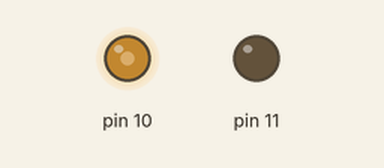
This sketch was run on a simulated Arduino Uno, built with avr-gcc and run on an emulated ATmega328P. Parts: output pins drawn as LEDs (lit = HIGH).

Above: at 0.05 s.
At 11.0 s:
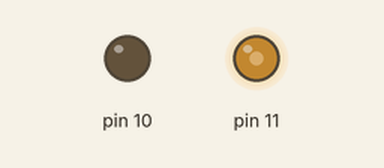
Timing chart, 0 to 14.3 s (numbered marks = the images above):
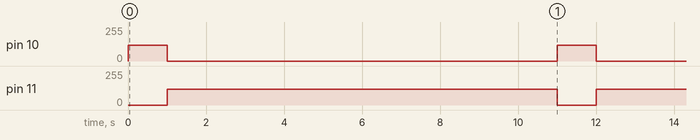

The sketch:

motor_control.ino
```cpp
// C++ code
//motor control
void setup()
{
  pinMode(11, OUTPUT);
  pinMode(10,OUTPUT);
}

void loop()
{
analogWrite(10,120);
  analogWrite(11,0);
  delay(1000);
  analogWrite(11,120);
  analogWrite(10,0);
  delay(10000);
}
```

Measured:
- by itself, pin 10: alternates 120/255 for 1.0 s and 0/255 for 10.0 s
- by itself, pin 11: alternates 120/255 for 10.0 s and 0/255 for 1.0 s
